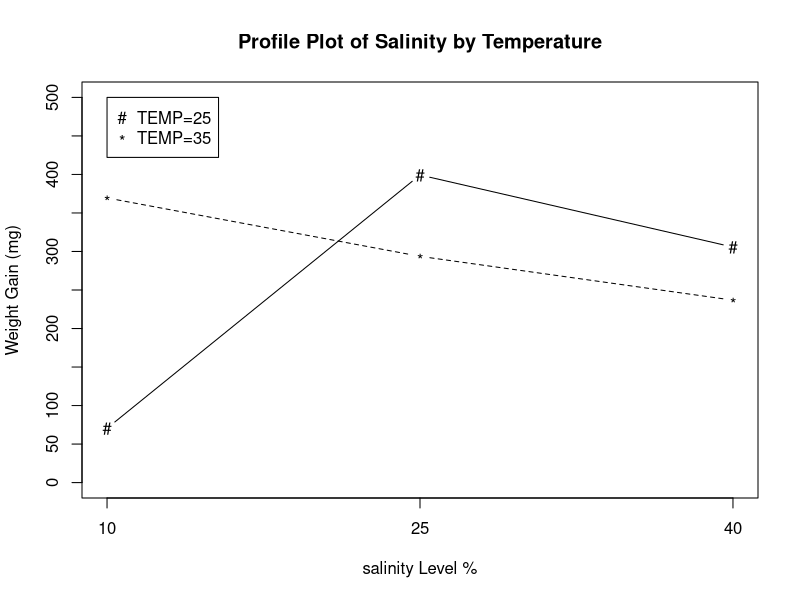
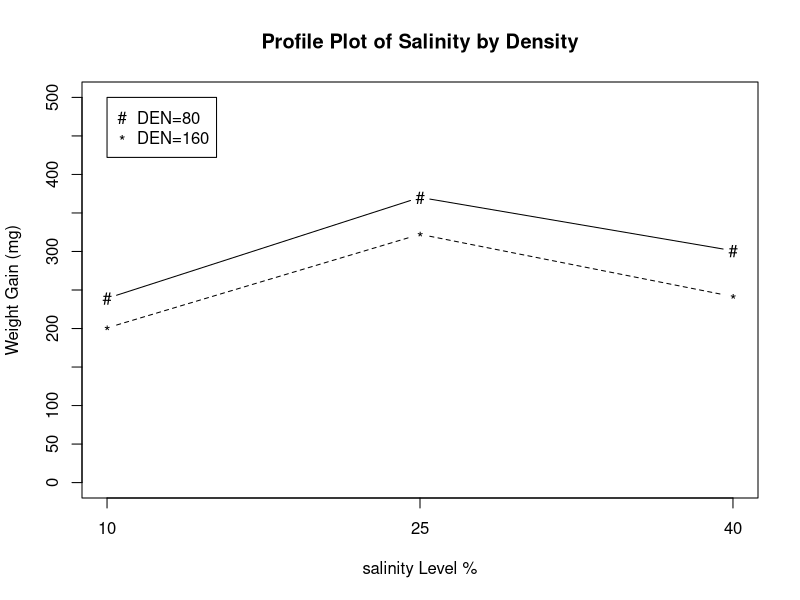
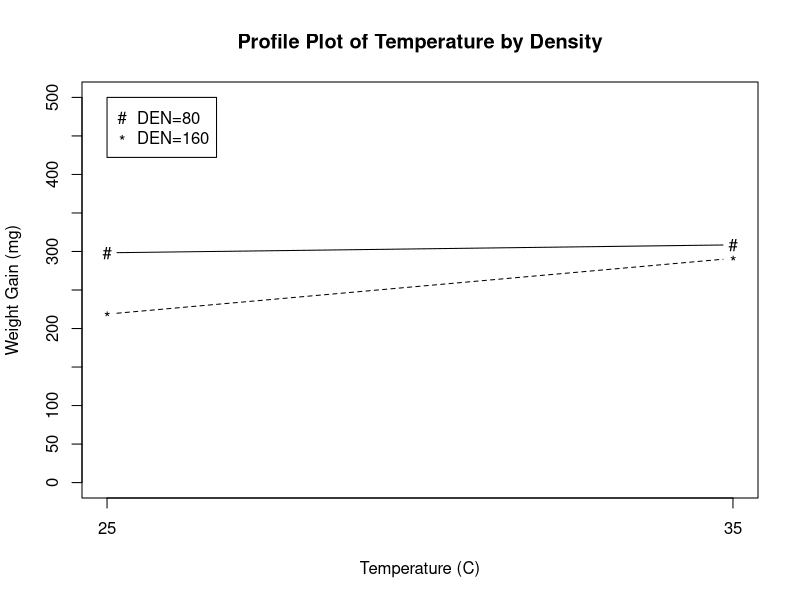

Source code (R) for these figures, in order:

ts25 <-  c( 70.5,399.3,305.7)
ts35 <-  c(369.5,293.7,236.8)
ts <- cbind(ts25,ts35)
ds80 <-  c(239.2,370.2,301.0)
ds160 <- c(200.8,322.3,241.5)
ds <- cbind(ds80,ds160)
s <- c(10,25,40)
dt80 <-  c(298.3,308.6)
dt160 <- c(218.7,291.1)
dt <- cbind(dt80,dt160)
t <- c(25,35)

postscript("u:/meth2/psfiles/twowaysalintemp.ps",horizontal=FALSE)

matplot(s,ts,type="b",xlab="salinity Level %",ylab="Weight Gain (mg)",
        main="Profile Plot of Salinity by Temperature",cex=.99,col="black",
        ylim=c(0,500),lab=c(3,10,5),pch=c("#*"),xaxt="n")
axis(side=1,at=c(10,25,40),labels=c(10,25,40))
legend(10,500,pch=c("#*"),legend=c("TEMP=25","TEMP=35"))

postscript("u:/meth2/psfiles/twowaysalindensity.ps",horizontal=FALSE)

matplot(s,ds,type="b",xlab="salinity Level %",ylab="Weight Gain (mg)",
        main="Profile Plot of Salinity by Density",col="black",
        ylim=c(0,500),xlim=c(10,40),lab=c(3,10,5),pch=c("#*"),xaxt="n")
axis(side=1,at=c(10,25,40),labels=c(10,25,40))
legend(10,500,pch=c("#*"),legend=c("DEN=80","DEN=160"))

postscript("u:/meth2/psfiles/twowaydensitytemp.ps",horizontal=FALSE)

matplot(t,dt,type="b",xlab="Temperature (C)",ylab="Weight Gain (mg)",
        main="Profile Plot of Temperature by Density",col="black",
        ylim=c(0,500),xlim=c(25,35),lab=c(2,10,5),pch=c("#*"),xaxt="n")
axis(side=1,at=c(25,35),labels=c(25,35))
legend(25,500,pch=c("#*"),legend=c("DEN=80","DEN=160"))

graphics.off()

